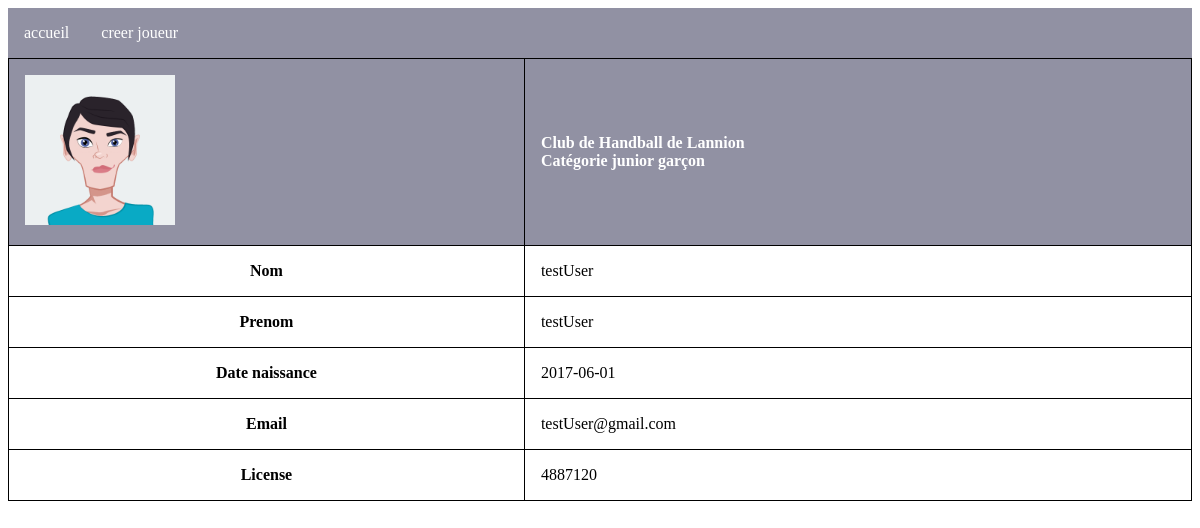
/joueur.php?id=50, run on the app's committed database.
### tables this page shows
CREATE TABLE `club` (
  `id` int(11) NOT NULL,
  `name` varchar(50) NOT NULL,
  `num` int(11) NOT NULL
);

CREATE TABLE `categorie` (
  `id` int(11) NOT NULL,
  `name` varchar(50) NOT NULL
);

CREATE TABLE `joueur` (
  `id` int(11) NOT NULL,
  `firstname` varchar(50) NOT NULL,
  `lastname` varchar(50) NOT NULL,
  `birth` date NOT NULL,
  `email` varchar(50) NOT NULL,
  `license` varchar(11) NOT NULL,
  `categorie_club_id` int(11) NOT NULL
);

### joueur.php (the view, shortened to what this page needs)
<!DOCTYPE html>
<html lang="en">
<head>
    <link rel="stylesheet" href="style.css">
</head>
<body>
    <header>
        <nav><a href="/">accueil</a>
            <a href="creer_joueur.php">creer joueur</a>
        </nav>
    </header>
    <?php
    include 'pdo.php';
    $res = array();
    $sql="SELECT joueur.firstname as nom,joueur.lastname as prenom,joueur.birth as birth,joueur.email as email,joueur.license as license,categorie.name as catname,club.name as clubname FROM `club` INNER JOIN categorie_club on club.id=categorie_club.club_id INNER JOIN categorie on categorie.id=categorie_club.categorie_id INNER JOIN joueur on joueur.categorie_club_id=categorie_club.id where joueur.id=? ;  ";
            if($prep=$pdo->prepare($sql)){
                $prep->execute(array($_GET['id']));
                while($row=$prep->fetch()){
            array_push($res, array('Nom'=>$row['nom'],'Prenom'=>$row['prenom'],'Date naissance '=> $row['birth'],'Email'=> $row['email'],'License'=> $row['license'],'catname'=>$row['catname'],'clubname'=>$row['clubname'])
        );
                }
            }else {
                $error = $pdo->errno . ' ' . $pdo->error;
                echo $error;
            }
    ?>
    <table>
        <tr>
            <td class="caption">
                <?php
                if(!empty( glob('./photos/'.$_GET['id'].'*'))){?>
                    <img src="<?php echo glob('./photos/'.$_GET['id'].'*')[0]?>" alt="profile" width="150">
                <?php  }else{?>
                    <img src="./photos/AvatarMaker.png" alt="profile" width="150">
                <?php  }?>
            </td>
            <td class="caption">
                Club de Handball de <?php echo $res[0]['clubname']?></br>
                Catégorie
                <?php echo $res[0]['catname']?></td>
        </tr>
        <?php foreach ($res[0] as $cle => $valeur) {
                if ($cle !== 'clubname'&& $cle !=='catname' ) { ?>
        <tr>
            <th>
                <?php echo $cle ?>
            </th>
            <td>
                <?php echo $valeur ?>
            </td>
        </tr>
        <?php }
            }?>
    </table>
</body>
</html>

### style.css (style rules this page uses)
td,th { border:1px solid black; padding: 1em; }
table { border-collapse: collapse; border-radius: 15px; width:100%; }
caption,.caption { margin-top: 1em; background-color: rgb(145, 145, 163) ; padding: 1em; color: #fff; font-weight: 900; }
a { display:inline; }
nav>a { text-decoration: none; padding: 1em; color: #fff; }
nav { background-color: rgb(145, 145, 163) ; display: flex; }
a:link { color: none; text-decoration: none; }

### data on the page
club: name "Lannion", categorie.name "junior garçon", joueur.firstname "testUser", joueur.lastname "testUser", joueur.birth "2017-06-01", joueur.email "testUser@gmail.com", joueur.license "4887120"

### other printed values
$cle "Nom"
$cle "Prenom"
$cle "Date naissance"
$cle "Email"
$cle "License"
